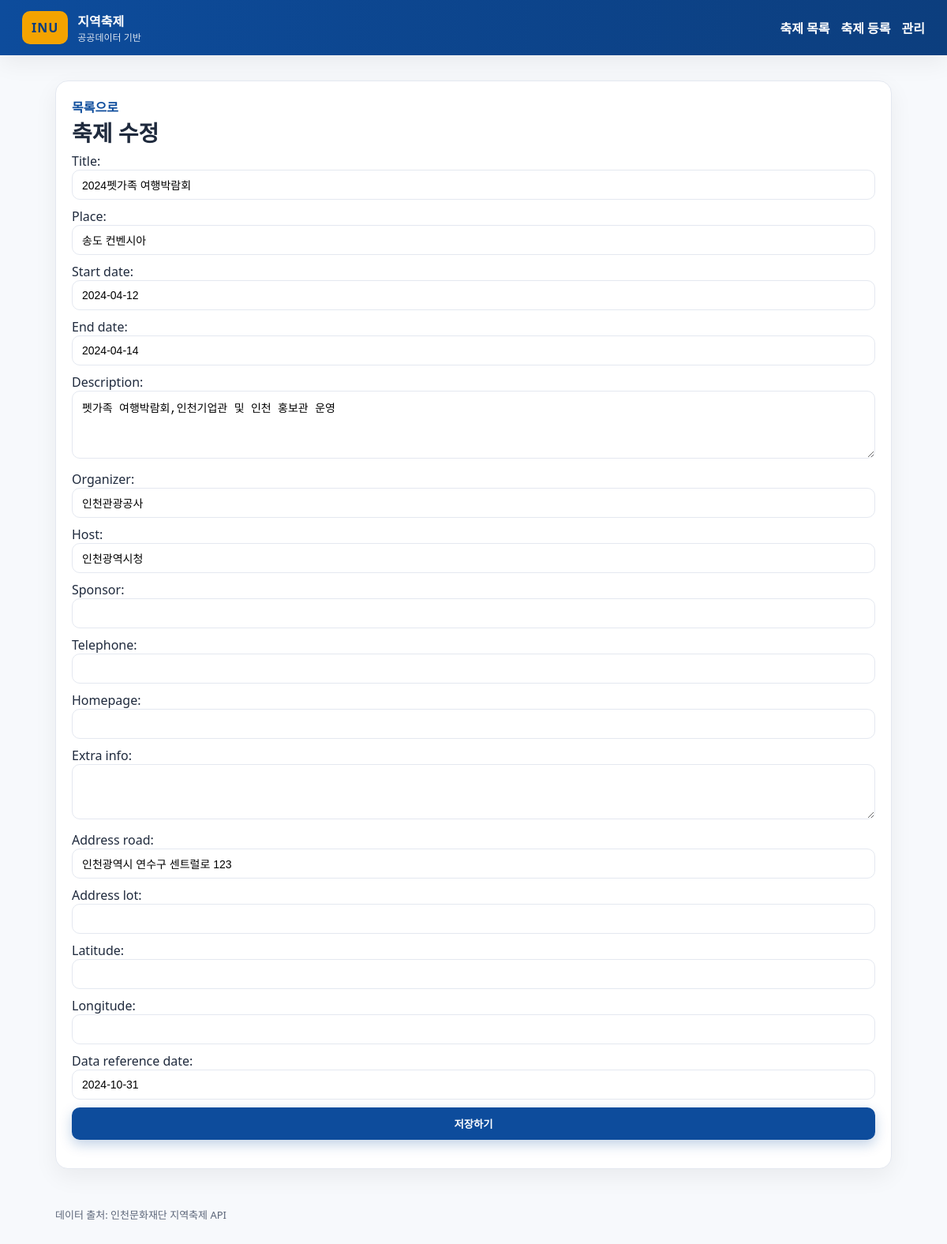
The app's page /festival/1/edit/ (signed in) with its own data.
### festivals/models.py (models this page shows, shortened)
class Festival(models.Model):
    external_id = models.CharField(max_length=255, unique=True, db_index=True, blank=True)
    title = models.CharField(max_length=200)
    location = models.ForeignKey(Location, null=True, blank=True, on_delete=models.SET_NULL, related_name="festivals")
    start_date = models.DateField(null=True, blank=True)
    end_date = models.DateField(null=True, blank=True)
    description = models.TextField(blank=True)
    telephone = models.CharField(max_length=50, blank=True)
    homepage = models.URLField(blank=True)
    extra_info = models.TextField(blank=True)
    data_reference_date = models.DateField(null=True, blank=True)
    pub_date = models.DateTimeField(null=True, blank=True)
    created_at = models.DateTimeField(auto_now_add=True)
    updated_at = models.DateTimeField(auto_now=True)
    class Meta:
        ordering = ["start_date", "title"]
    def _get_org_name(self, role: str):
        rel = self.organizations.filter(role=role).select_related("organization").first()
        return rel.organization.name if rel else ""
    @property
    def organizer_name(self):
        return self._get_org_name(FestivalOrganization.Role.ORGANIZER)
    @property
    def host_name(self):
        return self._get_org_name(FestivalOrganization.Role.HOST)
    @property
    def sponsor_name(self):
        return self._get_org_name(FestivalOrganization.Role.SPONSOR)

class Location(models.Model):
    name = models.CharField(max_length=200, blank=True)
    address_road = models.CharField(max_length=255, blank=True)
    address_lot = models.CharField(max_length=255, blank=True)
    latitude = models.DecimalField(max_digits=18, decimal_places=12, null=True, blank=True)
    longitude = models.DecimalField(max_digits=18, decimal_places=12, null=True, blank=True)
    class Meta:
        unique_together = ("name", "address_road", "address_lot", "latitude", "longitude")

### festivals/views.py (the view)
# urls.py: path("festival/<int:pk>/edit/", views.festival_update, name="festival_update"),
@login_required
@user_passes_test(_is_staff)
def festival_update(request, pk: int):
    festival = get_object_or_404(Festival, pk=pk)
    if request.method == "POST":
        form = FestivalForm(request.POST, instance=festival)
        if form.is_valid():
            form.save()
            messages.success(request, "축제 정보가 수정되었습니다.")
            return redirect("festival_detail", pk=festival.pk)
    else:
        form = FestivalForm(instance=festival)
    return render(request, "festivals/festival_form.html", {"form": form, "mode": "update", "festival": festival})

### festivals/views.py (called while the page is built)
def _is_staff(user):
    return user.is_authenticated and user.is_staff

### templates/festivals/festival_form.html (shortened to what this page needs)
{% extends "base.html" %}
{% block content %}
<section class="panel">
    <a href="{% url 'festival_list' %}" class="link">목록으로</a>
    <h1>{% if mode == "create" %}축제 등록{% else %}축제 수정{% endif %}</h1>
    <form method="post" class="comment-form">
        {% for field in form %}
            <div class="form-row">
                {{ field.label_tag }}<br>
                {{ field }}
            </div>
        {% endfor %}
        <button type="submit" class="button button--primary">{% if mode == "create" %}등록하기{% else %}저장하기{% endif %}</button>
    </form>
</section>
{% endblock %}

### static/css/style.css (style rules this page uses)
:root { --blue: #0d4c9c; --gold: #f4a300; --text: #1f2a3d; --muted: #5c6679; --bg: #f7f9fc; --panel: #ffffff; --border: #e4e8f0; --shadow: 0 10px 30px rgba(0, 0, 0, 0.06); }
* { box-sizing: border-box; }
body.page { margin: 0; font-family: "Segoe UI", "Noto Sans KR", system-ui, -apple-system, sans-serif; background: var(--bg); color: var(--text); }
a { color: var(--blue); text-decoration: none; }
h1 { margin: 0 0 6px; font-size: 28px; }
.panel { background: var(--panel); border: 1px solid var(--border); border-radius: 16px; padding: 20px; box-shadow: var(--shadow); }
.button { border: none; padding: 11px 16px; border-radius: 10px; cursor: pointer; font-weight: 700; transition: transform 0.1s ease, box-shadow 0.2s ease; }
.button--primary { background: var(--blue); color: #fff; box-shadow: 0 6px 16px rgba(13, 76, 156, 0.25); }
.link { font-weight: 700; }
.comment-form { display: flex; flex-direction: column; gap: 10px; margin-bottom: 16px; }
.form-row input, .form-row textarea { width: 100%; padding: 10px 12px; border: 1px solid var(--border); border-radius: 10px; font-size: 14px; }

### records on screen
Festival: form "2024펫가족 여행박람회" "2024-04-12" "2024-04-14" "펫가족 여행박람회,인천기업관 및 인천 홍보관 운영" "2024-10-31"
Location: form "인천광역시 연수구 센트럴로 123"

### other values on screen
{{ field.label_tag }} "Title:" "Place:" "Start date:" "End date:" "Description:" "Organizer:" "Host:" "Sponsor:" "Telephone:" "Homepage:" "Extra info:" "Address road:" "Address lot:" "Latitude:" "Longitude:" "Data reference date:"
